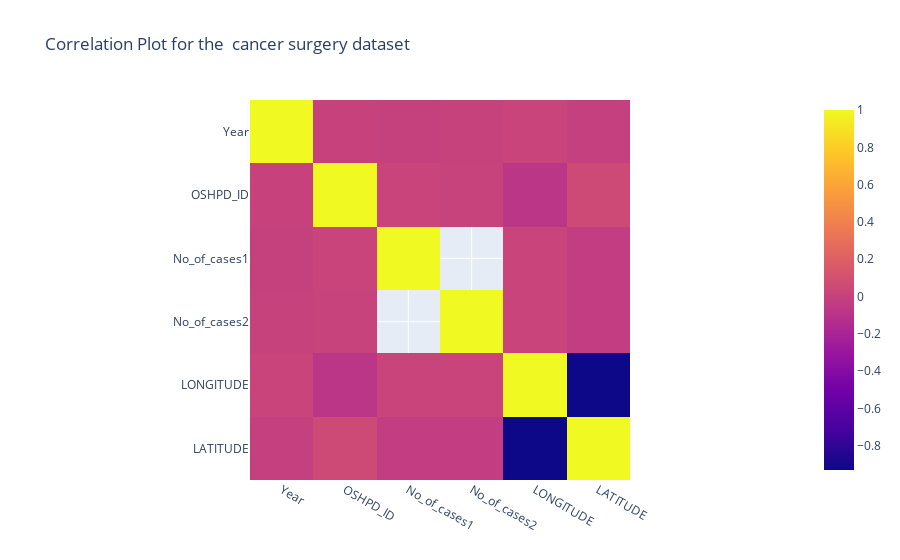

Source (notebook cell):
### Markdown cell above
<div style="color:white;
           display:fill;
           border-radius:5px;
           background-color:red;
           font-size:110%;
           font-family:Verdana;
           letter-spacing:0.5px">

<p style="padding: 20px;
              color:white;">
INSIGHT:
WE CAN SEE THAT THE COLUMNS COUNTRY AND OSPHDID HAVE THE SAME MISSING VALUES(88). SIMILARLY, THE COLUMNS FOR LONGITUDE LATITUDE HAVE SIMILAR TREND(95). LET US SEE IF THERE IS A CORRELATION, then we can fill null data
</p>

### Code cell
px.imshow(data.corr(), title="Correlation Plot for the  cancer surgery dataset")

### Figure 1 — Plotly figure (JSON) as saved in the notebook; plotly's stock layout.template omitted (floating-point values rounded to 4 significant figures)
{"data": [{"coloraxis": "coloraxis", "hovertemplate": "x: %{x}<br>y: %{y}<br>color: %{z}<extra></extra>", "name": "0", "type": "heatmap", "x": ["Year", "OSHPD_ID", "No_of_cases1", "No_of_cases2", "LONGITUDE", "LATITUDE"], "xaxis": "x", "y": ["Year", "OSHPD_ID", "No_of_cases1", "No_of_cases2", "LONGITUDE", "LATITUDE"], "yaxis": "y", "z": [[1.0, 0.003706, -0.005879, 0.000531, 0.0121, -0.01063], [0.003706, 1.0, 0.01851, 0.01085, -0.07657, 0.05796], [-0.005879, 0.01851, 1.0, null, 0.01484, -0.03099], [0.000531, 0.01085, null, 1.0, 0.01536, -0.03363], [0.0121, -0.07657, 0.01484, 0.01536, 1.0, -0.9291], [-0.01063, 0.05796, -0.03099, -0.03363, -0.9291, 1.0]]}], "layout": {"coloraxis": {"colorscale": [[0.0, "#0d0887"], [0.1111, "#46039f"], [0.2222, "#7201a8"], [0.3333, "#9c179e"], [0.4444, "#bd3786"], [0.5556, "#d8576b"], [0.6667, "#ed7953"], [0.7778, "#fb9f3a"], [0.8889, "#fdca26"], [1.0, "#f0f921"]]}, "title": {"text": "Correlation Plot for the  cancer surgery dataset"}, "xaxis": {"anchor": "y", "constrain": "domain", "domain": [0.0, 1.0], "scaleanchor": "y"}, "yaxis": {"anchor": "x", "autorange": "reversed", "constrain": "domain", "domain": [0.0, 1.0]}}}
